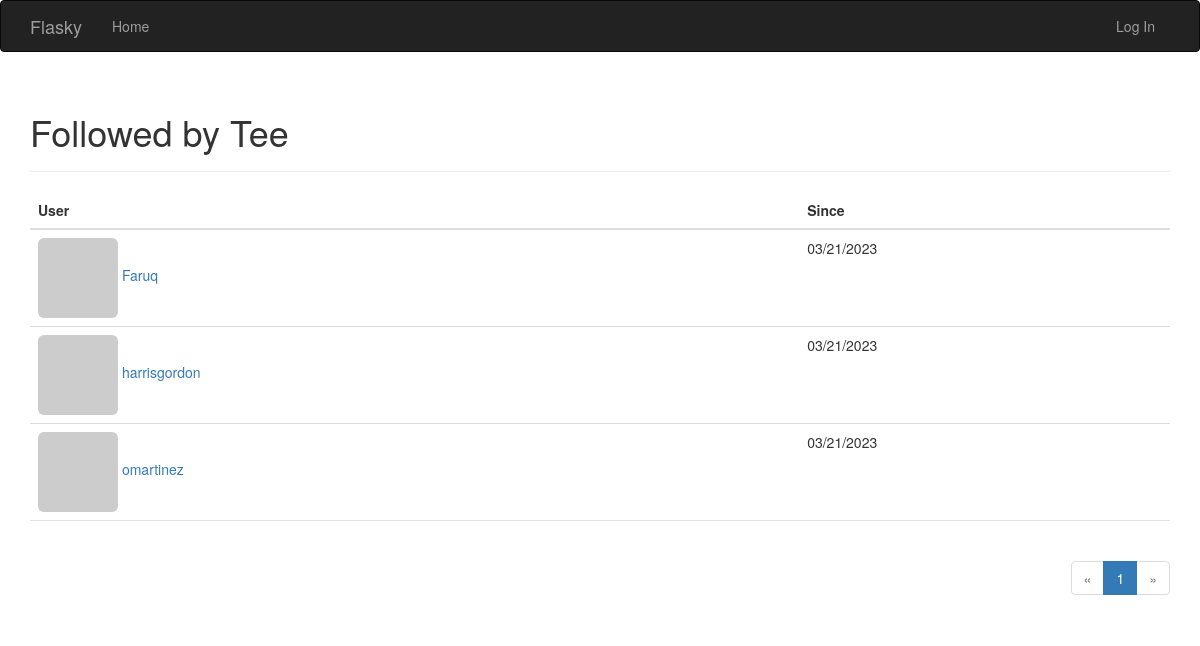
The page /followed-by/Tee on the database its author committed.
### app/models.py (models this page shows, shortened)
class User(UserMixin, db.Model):
    __tablename__ = 'users'
    id = db.Column(db.Integer, primary_key=True)
    email = db.Column(db.String(64), unique=True, index=True)
    username = db.Column(db.String(64), unique=True, index=True)
    role_id = db.Column(db.Integer, db.ForeignKey('roles.id'))
    posts = db.relationship('Post', backref='author', lazy='dynamic')
    password_hash = db.Column(db.String(128))
    confirmed = db.Column(db.Boolean, default=False)
    name = db.Column(db.String(64))
    location = db.Column(db.String(64))
    about_me = db.Column(db.Text())
    member_since = db.Column(db.DateTime(), default=datetime.utcnow)
    last_seen = db.Column(db.DateTime(), default=datetime.utcnow)
    avatar_hash = db.Column(db.String(32))
    followed = db.relationship('Follow', foreign_keys=[Follow.follower_id],
                                backref=db.backref('follower', lazy='joined'), lazy='dynamic',
                                cascade='all, delete-orphan')
    followers = db.relationship('Follow', foreign_keys=[Follow.followed_id],
                                backref=db.backref('followed', lazy='joined'), lazy='dynamic',
                                cascade='all, delete-orphan')
    @property
    def password(self):
        raise AttributeError('password is not a readable attribute')
    def gravatar(self, size=100, default='identicon', rating='g'):
        if request.is_secure:
            url = 'https://secure.gravatar.com/avatar'
        else:
            url = 'http://www.gravatar.com/avatar'
        hash = hashlib.md5(self.email.lower().encode('utf-8')).hexdigest()
        return '{url}/{hash}?s={size}&d={default}&r={rating}'.format(
                        url=url, hash=hash, size=size, default=default, rating=rating)

class Follow(db.Model):
    __tablename__ = 'follows'
    follower_id = db.Column(db.Integer, db.ForeignKey('users.id'),primary_key=True)
    followed_id = db.Column(db.Integer, db.ForeignKey('users.id'),primary_key=True)
    timestamp = db.Column(db.DateTime, default=datetime.utcnow)

### app/main/views.py (the view)
@main.route('/followed-by/<username>')
def followed_by(username):
    user = User.query.filter_by(username=username).first()
    if user is None:
        flash('Invalid user.')
        return redirect(url_for('.index'))
    page = request.args.get('page', 1, type=int)
    per_page= int(current_app.config['FLASK_POST_PER_PAGE'])
    pagination = user.followed.paginate(page=page, per_page=per_page, error_out=False)
    follows = [{'user': item.followed, 'timestamp': item.timestamp}
                for item in pagination.items]
    return render_template('followers.html', user=user, title="Followed by",
                            endpoint='.followed_by', pagination=pagination, follows=follows)

### app/auth/views.py (called while the page is built)
@auth.before_app_request
def before_request():
    if current_user.is_authenticated:
        current_user.ping()
        if not current_user.confirmed \
                and request.endpoint \
                and request.blueprint != 'auth' \
                and request.endpoint != 'static':
            return redirect(url_for('auth.unconfirmed'))

### app/main/__init__.py (called while the page is built)
@main.app_context_processor
def inject_permission():
    return dict(Permission=Permission)

### app/templates/followers.html (shortened to what this page needs)
{% extends "base.html" %}
{% import "_macros.html" as macros %}
{% block page_content %}
<div class="page-header">
    <h1>{{ title }} {{ user.username }}</h1>
</div>
<table class="table table-hover followers">
    <thead>
        <tr>
            <th>User</th>
            <th>Since</th>
        </tr>
    </thead>
    {% for follow in follows %}
    <tr>
        <td>
            <a href="{{ url_for('.user', username = follow.user.username)  }}">
                <img class="img-rounded" src="{{ follow.user.gravatar(size=32) }}">
                {{ follow.user.username }}
            </a>
        </td>
        <td>{{ moment(follow.timestamp).format('L') }}</td>
    </tr>
    {% endfor %}
</table>
<div class="pagination">
    {{ macros.pagination_widget(pagination, endpoint, username = user.username) }}
</div>
{% endblock %}

### app/static/styles.css (style rules this page uses)
div.pagination { width: 100%; text-align: right; padding: 0px; margin: 0px; }
.table.followers tr { border-bottom: 1px solid #e0e0e0; }

### rows shown on the page
User: username "Tee"
User: user.username "Faruq"
Follow: timestamp "03/21/2023"
User: user.username "harrisgordon"
Follow: timestamp "03/21/2023"
User: user.username "omartinez"
Follow: timestamp "03/21/2023"

### other values the page prints
{{ title }} "Followed by"
{{ p }} "1"
